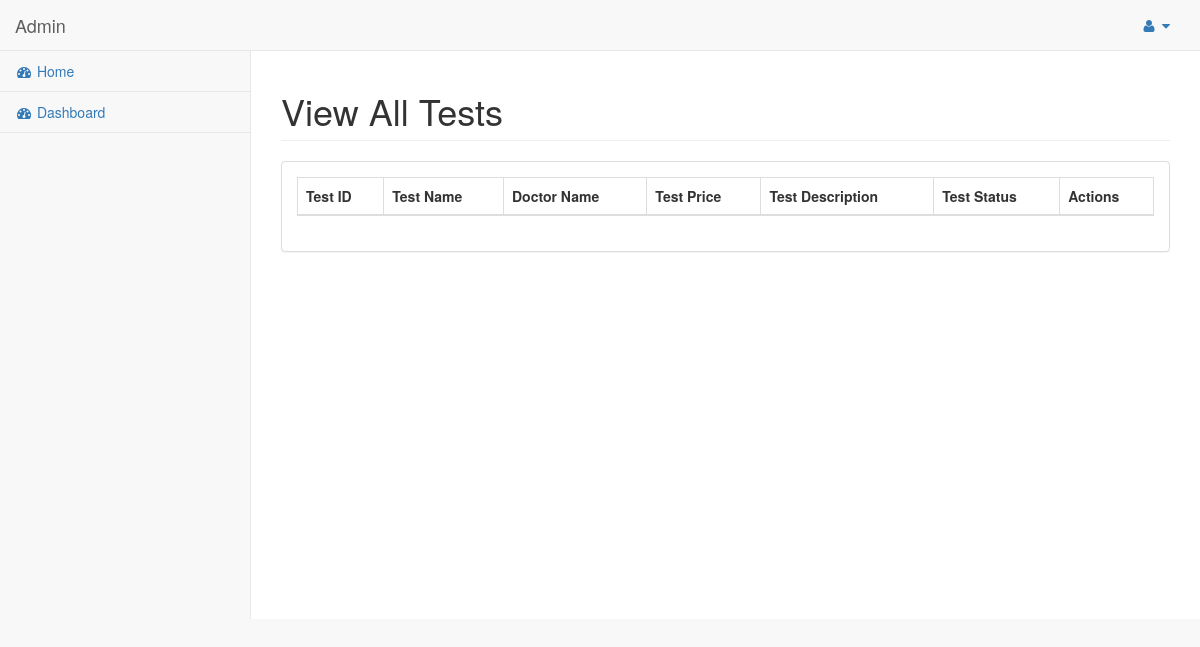
The page /index.php/test/manage_test on the database as committed earlier.
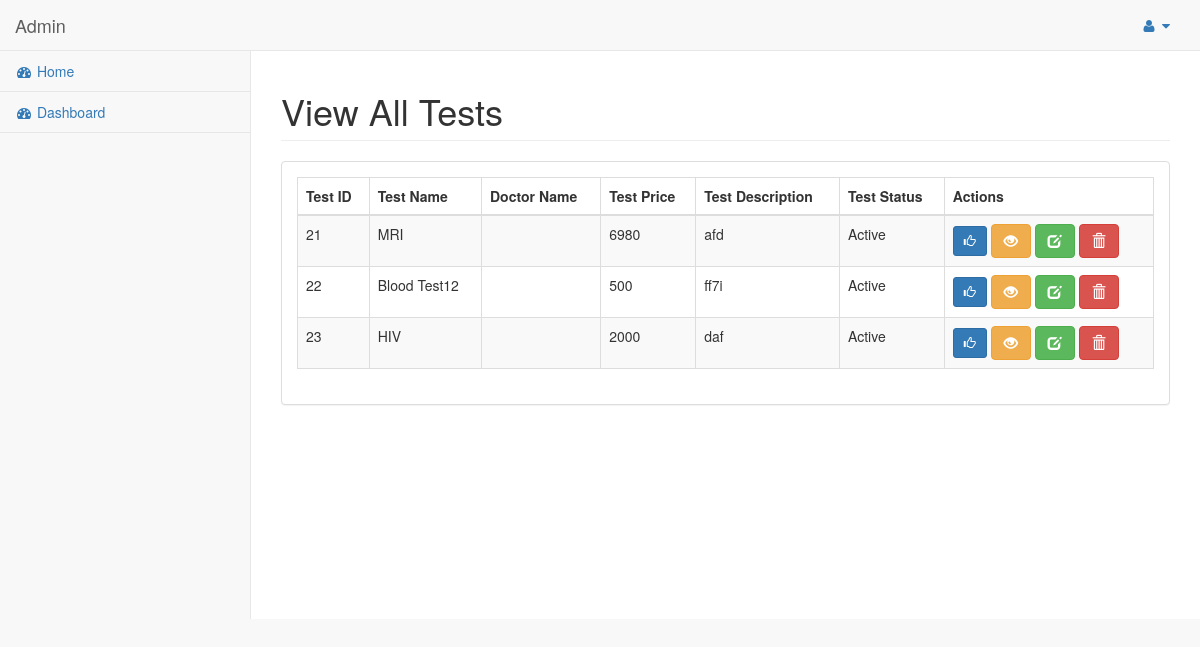
The same page on the database as committed later.
### tables this page shows
CREATE TABLE `tbl_test` (
  `test_id` int(11) NOT NULL,
  `doc_id` int(11) NOT NULL,
  `test_name` varchar(100) NOT NULL,
  `test_price` int(100) NOT NULL,
  `test_desc` text NOT NULL,
  `test_status` tinyint(3) NOT NULL
);

### application/controllers/Test.php (called while the page is built, shortened)
<?php
class Test extends CI_Controller
{
    public function __construct()
    {
        $this->load->model('test_model');
    }
    public function manage_test()
    {
        $data = array();
        $data['test_data'] = $this->test_model->select_all_tests();
        $data['dashboard'] = $this->load->view('admin/admin_pages/manage_test_form', $data, true);
        $this->load->view('admin/admin_master', $data);
    }
}

### index.php (called while the page is built, shortened)
<?php
require_once BASEPATH.'core/CodeIgniter.php';

### application/models/Test_model.php (called while the page is built, shortened)
<?php
class Test_model extends CI_Model
{
    public function select_all_tests()
    {
        $result= $this->db->select('*')
            ->from('tbl_test')
            ->get()
            ->result();
        return $result;
    }
}

### application/views/admin/admin_pages/manage_test_form.php (the view, shortened to what this page needs)
<div class="row">
    <div class="col-lg-12">
        <h1 class="page-header">View All Tests</h1>
    </div>
</div>
<div class="row">
    <div class="col-lg-12">
        <div class="panel panel-default">
            <div class="panel-body">
                <table width="100%" class="table table-striped table-bordered table-hover" id="dataTables-example">
                    <thead>
                    <tr>
                        <th>Test ID</th>
                        <th>Test Name</th>
                        <th>Doctor Name</th>
                        <th>Test Price</th>
                        <th>Test Description</th>
                        <th>Test Status</th>
                        <th>Actions</th>
                    </tr>
                    </thead>
                    <tbody>
                    <?php
                    foreach ($test_data as $v_test) {
                        $doc_name = $this->doctor_model->get_doctor_record_for_image($v_test->doc_id);
                        ?>
                        <tr>
                            <td><?php echo $v_test->test_id?></td>
                            <td><?php echo $v_test->test_name?></td>
                            <td><?php echo $doc_name->doc_name?></td>
                            <td><?php echo $v_test->test_price?></td>
                            <td><?php echo $v_test->test_desc?></td>
                            <td>
                                <?php
                                if($v_test->test_status ==1){
                                    echo 'Active';
                                }
                                elseif($v_test->test_status ==2){
                                    echo 'Inactive';
                                }
                                ?>
                            </td>
                            <td>
                                <?php if($v_test->test_status ==1 ){?>
                                    <a href="<?php echo base_url("change-test-status/$v_test->test_id/2")?>" class='btn btn-primary btn-sm' title="Update Status">
                                        <i class="glyphicon glyphicon-thumbs-up"></i>
                                    </a>
                                <?php } elseif($v_test->test_status ==2) { ?>
                                    <a href="<?php echo base_url("change-test-status/$v_test->test_id/1")?>" class='btn btn-primary btn-sm' title="Update Status">
                                        <i class="glyphicon glyphicon-thumbs-down"></i>
                                    </a>
                                <?php } ?>
                                <a href="<?php echo base_url("view-test/$v_test->test_id")?>" class="btn btn-warning" title="View"><span class="glyphicon glyphicon-eye-open"></span></a>
                                <a href="<?php echo base_url("edit-test/$v_test->test_id")?>" class="btn btn-success" title="Edit"><span class="glyphicon glyphicon-edit"></span></a>
                                <a href="<?php echo base_url("delete-test/$v_test->test_id")?>" class="btn btn-danger" title="Delete" onclick="return confirm('Are you sure want to delete!!')"><span class="glyphicon glyphicon-trash"></span></a>
                            </td>
                        </tr>
                    <?php }?>
                    </tbody>
                </table>
            </div>
        </div>
    </div>
</div>

Rows that differ between the two databases and show on the page:
added tbl_test: test_id "21", test_name "MRI", test_price "6980", test_desc "afd", test_status "Active"
added tbl_test: test_id "22", test_name "Blood Test12", test_price "500", test_desc "ff7i", test_status "Active"
added tbl_test: test_id "23", test_name "HIV", test_price "2000", test_desc "daf", test_status "Active"
